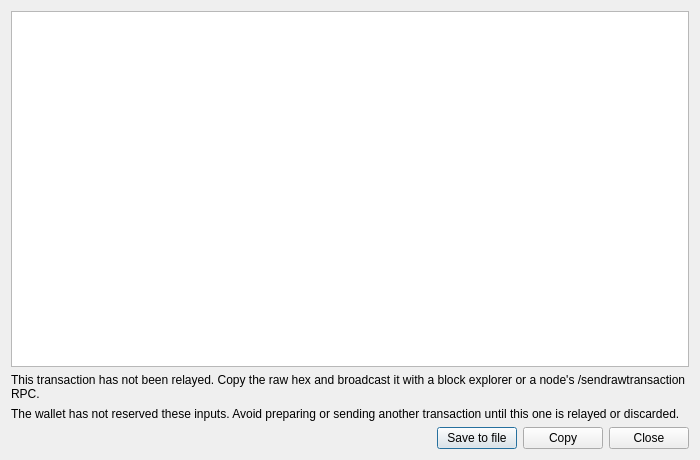
<?xml version="1.0" encoding="UTF-8"?>
<ui version="4.0">
 <class>ExportRawTransactionDialog</class>
 <widget class="QDialog" name="ExportRawTransactionDialog">
  <property name="geometry">
   <rect>
    <x>0</x>
    <y>0</y>
    <width>700</width>
    <height>460</height>
   </rect>
  </property>
  <property name="minimumSize">
   <size>
    <width>600</width>
    <height>250</height>
   </size>
  </property>
  <property name="windowTitle">
   <string>Export raw transaction</string>
  </property>
  <property name="windowIcon">
   <iconset resource="../../resources.qrc">
    <normaloff>:/images/discrete</normaloff>:/images/discrete</iconset>
  </property>
  <layout class="QVBoxLayout" name="verticalLayout">
   <item>
    <widget class="QTextEdit" name="m_txEdit">
     <property name="font">
      <font>
       <family>Monospace</family>
      </font>
     </property>
     <property name="readOnly">
      <bool>true</bool>
     </property>
     <property name="acceptRichText">
      <bool>false</bool>
     </property>
     <property name="lineWrapMode">
      <enum>QTextEdit::WidgetWidth</enum>
     </property>
    </widget>
   </item>
   <item>
    <widget class="QLabel" name="label">
     <property name="text">
      <string>This transaction has not been relayed. Copy the raw hex and broadcast it with a block explorer or a node's /sendrawtransaction RPC.</string>
     </property>
     <property name="wordWrap">
      <bool>true</bool>
     </property>
    </widget>
   </item>
   <item>
    <widget class="QLabel" name="warningLabel">
     <property name="text">
      <string>The wallet has not reserved these inputs. Avoid preparing or sending another transaction until this one is relayed or discarded.</string>
     </property>
     <property name="wordWrap">
      <bool>true</bool>
     </property>
    </widget>
   </item>
   <item>
    <layout class="QHBoxLayout" name="buttonLayout">
     <item>
      <spacer name="horizontalSpacer">
       <property name="orientation">
        <enum>Qt::Horizontal</enum>
       </property>
       <property name="sizeHint" stdset="0">
        <size>
         <width>40</width>
         <height>20</height>
        </size>
       </property>
      </spacer>
     </item>
     <item>
      <widget class="QPushButton" name="m_saveTxButton">
       <property name="text">
        <string>Save to file</string>
       </property>
       <property name="icon">
        <iconset resource="../../resources.qrc">
         <normaloff>:/icons/save</normaloff>:/icons/save</iconset>
       </property>
      </widget>
     </item>
     <item>
      <widget class="QPushButton" name="m_copyTxButton">
       <property name="text">
        <string>Copy</string>
       </property>
       <property name="icon">
        <iconset resource="../../resources.qrc">
         <normaloff>:/icons/copy_white</normaloff>:/icons/copy_white</iconset>
       </property>
      </widget>
     </item>
     <item>
      <widget class="QPushButton" name="closeButton">
       <property name="text">
        <string>Close</string>
       </property>
      </widget>
     </item>
    </layout>
   </item>
  </layout>
 </widget>
 <resources>
  <include location="../../resources.qrc"/>
 </resources>
 <connections>
  <connection>
   <sender>closeButton</sender>
   <signal>clicked()</signal>
   <receiver>ExportRawTransactionDialog</receiver>
   <slot>accept()</slot>
  </connection>
  <connection>
   <sender>m_copyTxButton</sender>
   <signal>clicked()</signal>
   <receiver>ExportRawTransactionDialog</receiver>
   <slot>copyTx()</slot>
  </connection>
  <connection>
   <sender>m_saveTxButton</sender>
   <signal>clicked()</signal>
   <receiver>ExportRawTransactionDialog</receiver>
   <slot>saveTxToFile()</slot>
  </connection>
 </connections>
 <slots>
  <slot>copyTx()</slot>
  <slot>saveTxToFile()</slot>
 </slots>
</ui>
